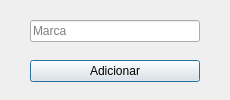
<?xml version="1.0" encoding="UTF-8"?>
<ui version="4.0">
 <class>CadastrarMarca</class>
 <widget class="QDialog" name="CadastrarMarca">
  <property name="geometry">
   <rect>
    <x>0</x>
    <y>0</y>
    <width>230</width>
    <height>100</height>
   </rect>
  </property>
  <property name="windowTitle">
   <string>Cadastrar Marca</string>
  </property>
  <widget class="QLineEdit" name="lineAddMarca">
   <property name="geometry">
    <rect>
     <x>30</x>
     <y>20</y>
     <width>170</width>
     <height>22</height>
    </rect>
   </property>
   <property name="placeholderText">
    <string>Marca</string>
   </property>
  </widget>
  <widget class="QPushButton" name="btnAddMarca">
   <property name="geometry">
    <rect>
     <x>30</x>
     <y>60</y>
     <width>170</width>
     <height>22</height>
    </rect>
   </property>
   <property name="text">
    <string>Adicionar</string>
   </property>
  </widget>
 </widget>
 <resources/>
 <connections>
  <connection>
   <sender>btnAddMarca</sender>
   <signal>clicked()</signal>
   <receiver>CadastrarMarca</receiver>
   <slot>close()</slot>
   <hints>
    <hint type="sourcelabel">
     <x>142</x>
     <y>75</y>
    </hint>
    <hint type="destinationlabel">
     <x>217</x>
     <y>65</y>
    </hint>
   </hints>
  </connection>
 </connections>
</ui>
